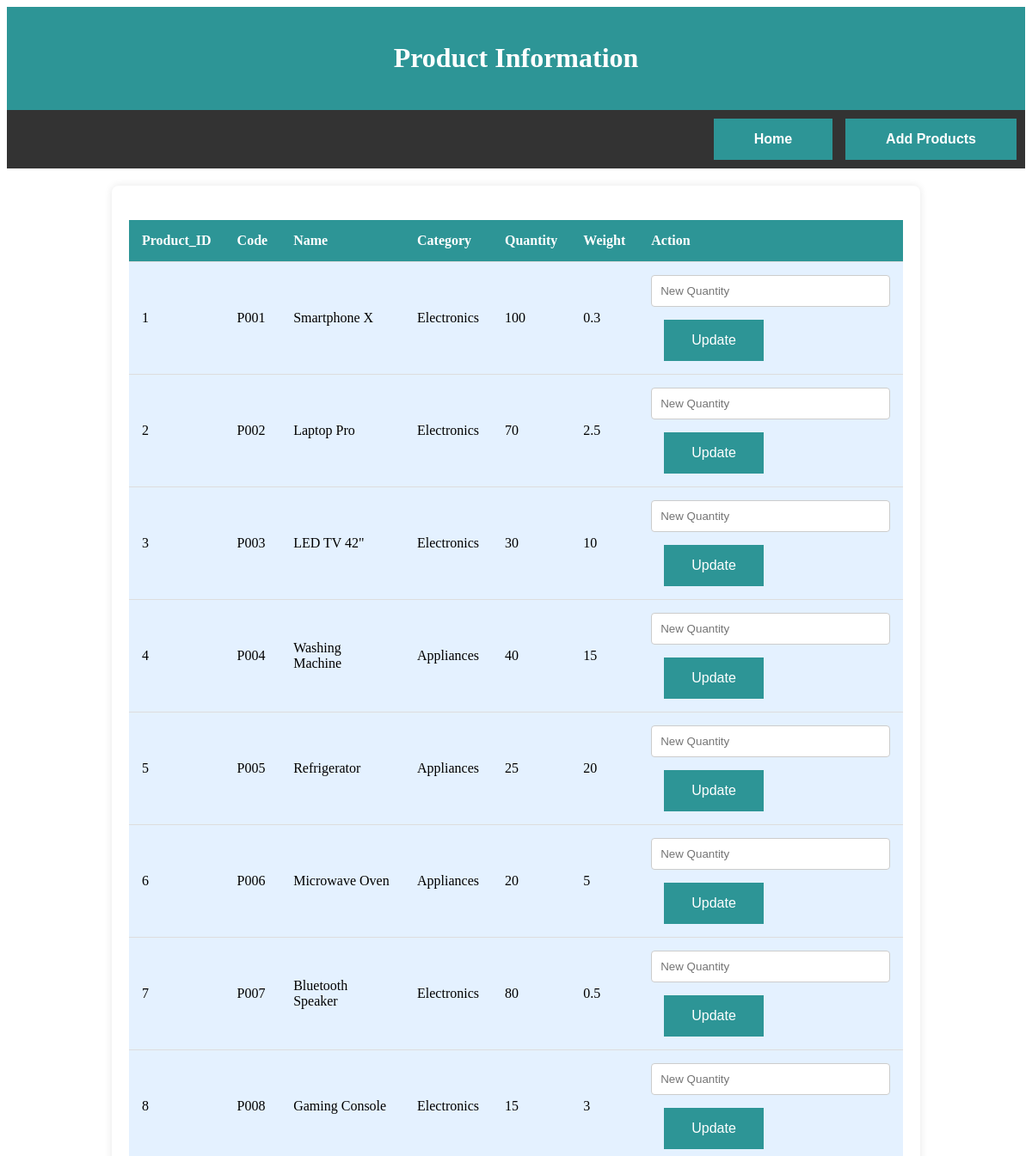
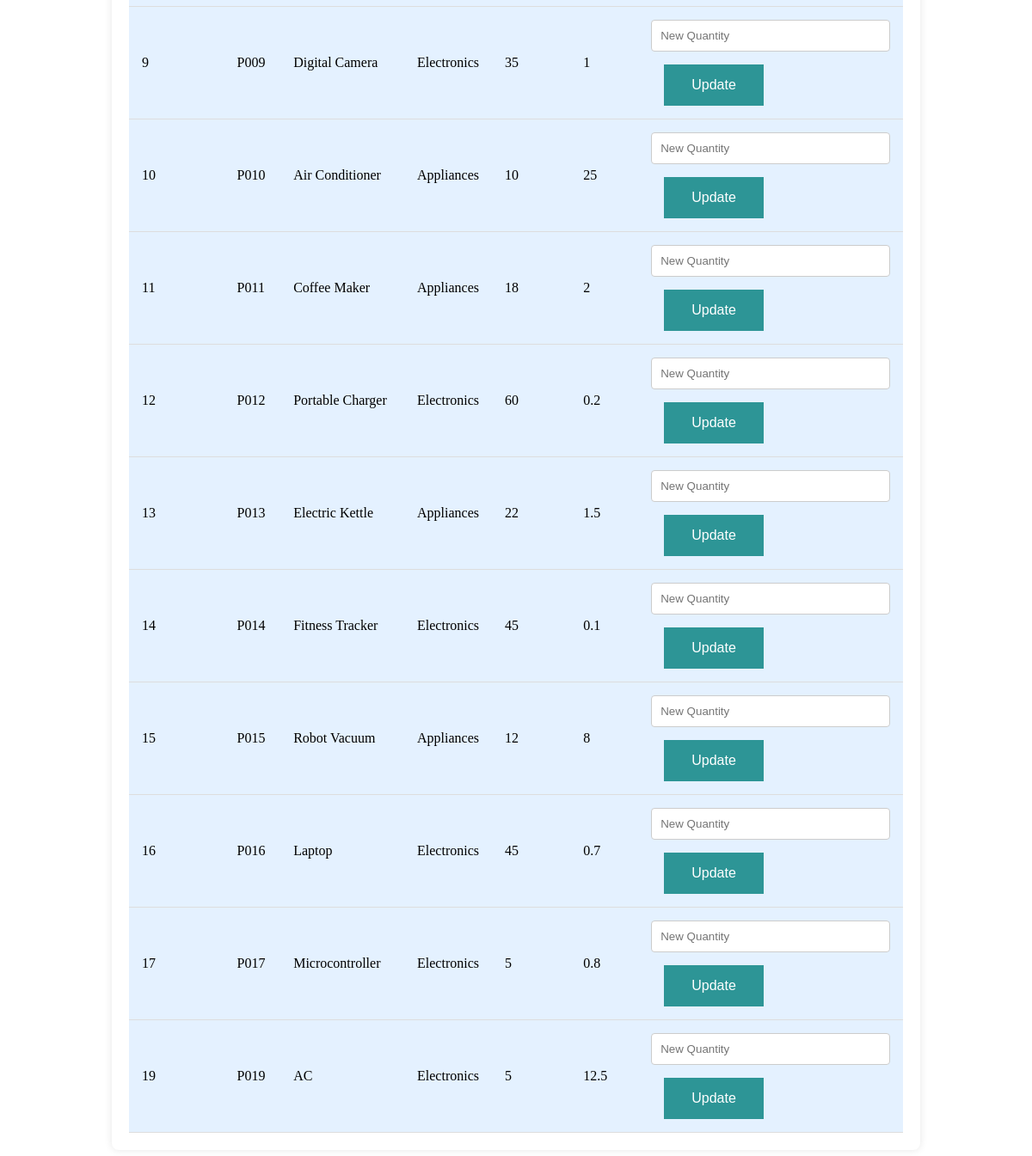
Screenshot of /view_prod.php with the database file from the repository (2 pictures, top to bottom).
### tables this page shows
CREATE TABLE IF NOT EXISTS `product` (
  `Product_ID` int NOT NULL,
  `Product_code` varchar(100) NOT NULL,
  `Name` varchar(100) NOT NULL,
  `Category` varchar(100) NOT NULL,
  `Quantity` int NOT NULL,
  `weight` float NOT NULL,
  PRIMARY KEY (`Product_ID`)
);

### view_prod.php (the view, shortened to what this page needs)
<?php
$servername = "localhost";
$username = "root";
$password = "";
$dbname = "ims";
try {
    $conn = new PDO("mysql:host=$servername;dbname=$dbname", $username, $password);
    $conn->setAttribute(PDO::ATTR_ERRMODE, PDO::ERRMODE_EXCEPTION);
    $stmt = $conn->query("SELECT * FROM product");
    $products = $stmt->fetchAll(PDO::FETCH_ASSOC);
} catch (PDOException $e) {
    echo "Connection failed: " . $e->getMessage();
}
?>
<!DOCTYPE html>
<html lang="en">
<head>
    <link rel="stylesheet" href="1.css">
</head>
<body>
    <header>
        <h1>Product Information</h1>
    </header>
    <nav>
        <div class="left-section">
            <button><a href="1.html">Home</a></button>
        </div>
        <div class="right-section">
            <button><a href="Product.php">Add Products</a></button>
        </div>
    </nav>
    <div class="container">
        <?php if (!empty($products)): ?>
            <table>
                <thead>
                    <tr>
                        <th>Product_ID</th>
                        <th>Code</th>
                        <th>Name</th>
                        <th>Category</th>
                        <th>Quantity</th>
                        <th>Weight</th>
                        <th>Action</th>
                    </tr>
                </thead>
                <tbody>
                    <?php foreach ($products as $product): ?>
                        <tr>
                            <td><?= $product['Product_ID'] ?></td>
                            <td><?= $product['Product_code'] ?></td>
                            <td><?= $product['Name'] ?></td>
                            <td><?= $product['Category'] ?></td>
                            <td><?= $product['Quantity'] ?></td>
                            <td><?= $product['weight'] ?></td>
                            <td>
                                <form action="Update_Prod.php" method="post">
                                    <input type="number" name="new_quantity" placeholder="New Quantity" required>
                                    <button type="submit" name="update_quantity">Update</button>
                                </form>
                            </td>
                        </tr>
                    <?php endforeach; ?>
                </tbody>
            </table>
        <?php else: ?>
            <p>No product information available.</p>
        <?php endif; ?>
    </div>
</body>
</html>

### 1.css (style rules this page uses)
table { width: 100%; border-collapse: collapse; margin-top: 20px; background-color: #E4F1FF; }
th, td { padding: 15px; text-align: left; border-bottom: 1px solid #ddd; }
th { background-color: #2D9596; color: white; }
form { text-align: left; }
header { background-color: #2D9596; padding: 20px; color: white; text-align: center; }
button, .dropbtn, .dropdown-label { background-color: #2D9596; color: white; padding: 15px 32px; border: none; border-radius: 0px; cursor: pointer; font-size: 16px; margin-left: 15px; }
nav { background-color: #333; padding: 10px; display: flex; justify-content: flex-end; align-items: center; }
nav a { color: #fff; text-decoration: none; margin: 0 15px; font-weight: bold; }
.container { max-width: 900px; margin: 20px auto; background-color: white; padding: 20px; border-radius: 8px; box-shadow: 0 0 10px rgba(0, 0, 0, 0.1); text-align: center; }
.right-section { display: flex; align-items: center; justify-content: flex-end; font-weight: bold; color: #333; }
input { width: 100%; padding: 10px; margin-bottom: 15px; box-sizing: border-box; border: 1px solid #ccc; border-radius: 4px; }

### rows the page displays
product: Product_ID "1", Product_code "P001", Name "Smartphone X", Category "Electronics", Quantity "100", weight "0.3"
product: Product_ID "2", Product_code "P002", Name "Laptop Pro", Category "Electronics", Quantity "70", weight "2.5"
product: Product_ID "3", Product_code "P003", Name "LED TV 42\"", Category "Electronics", Quantity "30", weight "10"
product: Product_ID "4", Product_code "P004", Name "Washing Machine", Category "Appliances", Quantity "40", weight "15"
product: Product_ID "5", Product_code "P005", Name "Refrigerator", Category "Appliances", Quantity "25", weight "20"
product: Product_ID "6", Product_code "P006", Name "Microwave Oven", Category "Appliances", Quantity "20", weight "5"
product: Product_ID "7", Product_code "P007", Name "Bluetooth Speaker", Category "Electronics", Quantity "80", weight "0.5"
product: Product_ID "8", Product_code "P008", Name "Gaming Console", Category "Electronics", Quantity "15", weight "3"
product: Product_ID "9", Product_code "P009", Name "Digital Camera", Category "Electronics", Quantity "35", weight "1"
product: Product_ID "10", Product_code "P010", Name "Air Conditioner", Category "Appliances", Quantity "10", weight "25"
product: Product_ID "11", Product_code "P011", Name "Coffee Maker", Category "Appliances", Quantity "18", weight "2"
product: Product_ID "12", Product_code "P012", Name "Portable Charger", Category "Electronics", Quantity "60", weight "0.2"
product: Product_ID "13", Product_code "P013", Name "Electric Kettle", Category "Appliances", Quantity "22", weight "1.5"
product: Product_ID "14", Product_code "P014", Name "Fitness Tracker", Category "Electronics", Quantity "45", weight "0.1"
product: Product_ID "15", Product_code "P015", Name "Robot Vacuum", Category "Appliances", Quantity "12", weight "8"
product: Product_ID "16", Product_code "P016", Name "Laptop", Category "Electronics", Quantity "45", weight "0.7"
product: Product_ID "17", Product_code "P017", Name "Microcontroller", Category "Electronics", Quantity "5", weight "0.8"
product: Product_ID "19", Product_code "P019", Name "AC", Category "Electronics", Quantity "5", weight "12.5"
